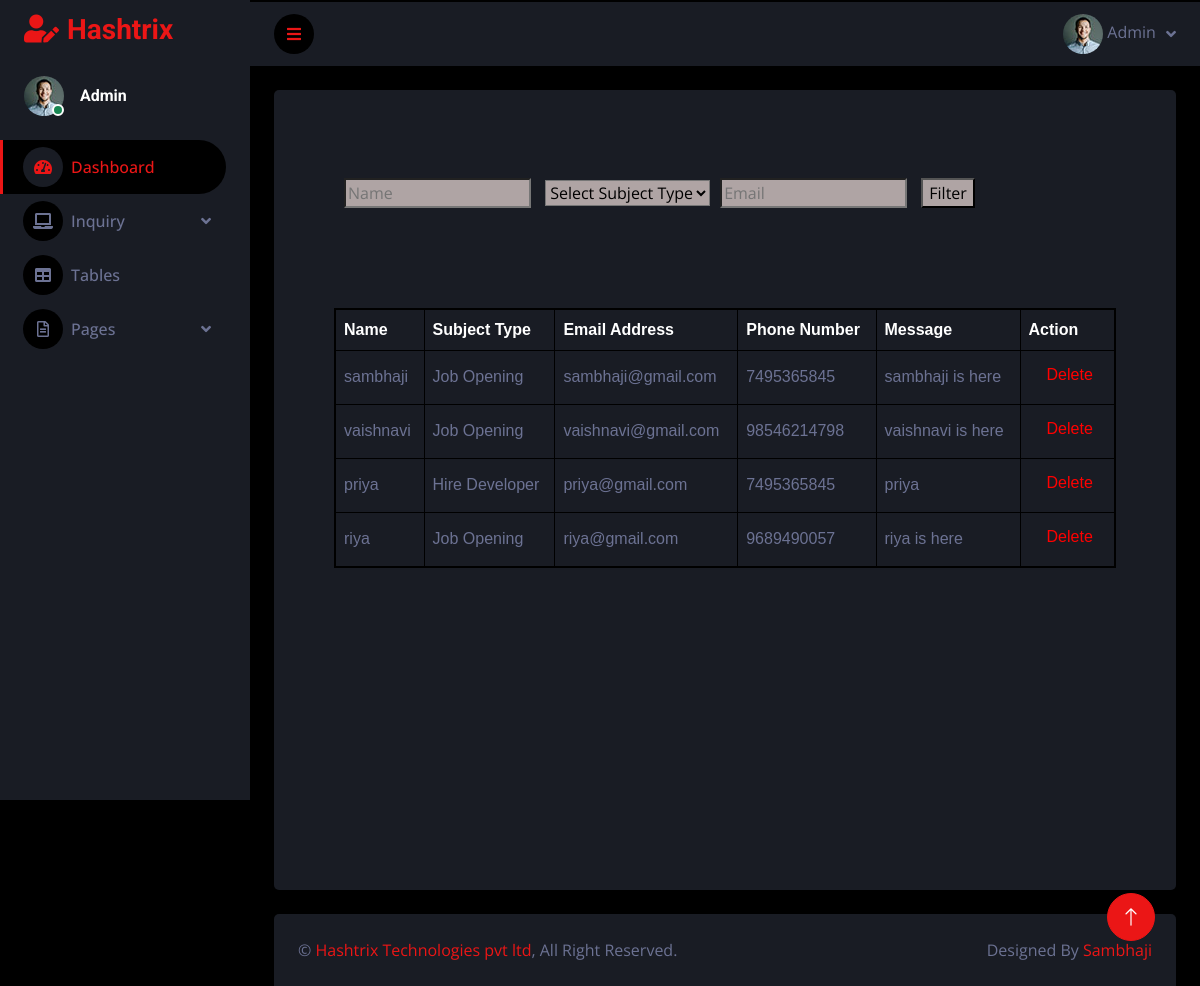
/accept_inq/, run on the app's committed database.
### inquiries/models.py (models this page shows, shortened)
class enquiry(models.Model):
    name = models.CharField(max_length=100)
    subject_type = models.CharField(max_length=100)
    email = models.EmailField()
    mobile_number = models.CharField(max_length=15)
    message = models.TextField()
    accepted = models.BooleanField(default=False)

### inquiries/views.py (the view)
# urls.py: path('accept_inq/', views.accepted_inquiries, name="accept_inq"),
def accepted_inquiries(request):
    accepted_inquiries = enquiry.objects.filter(accepted=True)
    if request.method == 'GET':
        name_filter = request.GET.get('name', None)
        subject_type_filter = request.GET.get('subject_type', None)
        email_filter = request.GET.get('email', None)
        mobile_number_filter = request.GET.get('phone_number', None)
        if name_filter:
            accepted_inquiries = accepted_inquiries.filter(name__icontains=name_filter)
        if subject_type_filter:
            accepted_inquiries = accepted_inquiries.filter(subject_type=subject_type_filter)
        if email_filter:
            accepted_inquiries = accepted_inquiries.filter(email__icontains=email_filter)
        if mobile_number_filter:
            accepted_inquiries = accepted_inquiries.filter(mobile_number__icontains=mobile_number_filter)
    return render(request, 'accept_inq.html', {'accepted_inquiries': accepted_inquiries})

### inquiries/templates/accept_inq.html (shortened to what this page needs)
{% load static %}
<!DOCTYPE html>
<html lang="en">
<head>
    <link href="https://cdnjs.cloudflare.com/ajax/libs/font-awesome/5.10.0/css/all.min.css" rel="stylesheet">
    <link href="https://cdn.jsdelivr.net/npm/bootstrap-icons@1.4.1/font/bootstrap-icons.css" rel="stylesheet">
    <link href="lib/owlcarousel/assets/owl.carousel.min.css" rel="stylesheet">
    <link href="lib/tempusdominus/css/tempusdominus-bootstrap-4.min.css" rel="stylesheet" />
    <link rel="stylesheet" type="text/css" href="{% static 'css/bootstrap.min.css' %}">
    <link rel="stylesheet" type="text/css" href="{% static 'css/style.css' %}">
</head>
<body>
    <div class="container-fluid position-relative d-flex p-0">
        <div class="sidebar pe-4 pb-3">
            <nav class="navbar bg-secondary navbar-dark">
                <a href="{% url 'index' %}" class="navbar-brand mx-4 mb-3">
                    <h3 class="text-primary"><i class="fa fa-user-edit me-2"></i>Hashtrix</h3>
                </a>
                <div class="d-flex align-items-center ms-4 mb-4">
                    <div class="position-relative">
                        <img class="rounded-circle" src="{% static 'img/user.jpg' %}" alt="User Image" style="width: 40px; height: 40px;">
                        <div class="bg-success rounded-circle border border-2 border-white position-absolute end-0 bottom-0 p-1"></div>
                    </div>
                    <div class="ms-3">
                        <h6 class="mb-0">Admin</h6>
                    </div>
                </div>
                <div class="navbar-nav w-100">
                    <a href="{% url 'index' %}" class="nav-item nav-link active"><i class="fa fa-tachometer-alt me-2"></i>Dashboard</a>
                    <div class="nav-item dropdown">
                        <a href="#" class="nav-link dropdown-toggle" data-bs-toggle="dropdown"><i class="fa fa-laptop me-2"></i>Inquiry</a>
                    </div>
                    <a href="{% url 'table' %}" class="nav-item nav-link"><i class="fa fa-table me-2"></i>Tables</a>
                    <div class="nav-item dropdown">
                        <a href="#" class="nav-link dropdown-toggle" data-bs-toggle="dropdown"><i class="far fa-file-alt me-2"></i>Pages</a>
                    </div>
                </div>
            </nav>
        </div>
        <div class="content" >
            <nav class="navbar navbar-expand bg-secondary navbar-dark sticky-top px-4 py-0" style="margin-top: -4%;">
                <a href="#" class="sidebar-toggler flex-shrink-0">
                    <i class="fa fa-bars"></i>
                </a>
                <div class="navbar-nav align-items-center ms-auto">
                    <div class="nav-item dropdown">
                        <a href="#" class="nav-link dropdown-toggle" data-bs-toggle="dropdown">
                            <img class="rounded-circle" src="{% static 'img/user.jpg' %}" alt="User Image" style="width: 40px; height: 40px;">
                            <span class="d-none d-lg-inline-flex">Admin </span>
                        </a>
                    </div>
                </div>
            </nav>
            <div class="container-fluid pt-4 px-4">
                <div class="row vh-100 bg-secondary rounded align-items-center justify-content-center mx-0">
                    <div id="content">
                        <form method="GET">
                            <input type="text" name="name" placeholder="Name">
                            <select type = "select" name="subject_type" >
                                <option value="">Select Subject Type</option>
                            <input type="text" name="email" placeholder="Email">
                            <button type="submit">Filter</button>
                        </form>
                        <table>
                            <thead>
                                <tr>
                                    <th>Name</th>
                                    <th>Subject Type</th>
                                    <th>Email Address</th>
                                    <th>Phone Number</th>
                                    <th>Message</th>
                                    <th>Action</th>
                                </tr>
                            </thead>
                            <tbody>
                                {% for item in accepted_inquiries %}
                                    <td>{{ item.name }}</td>
                                    <td>{{ item.subject_type }}</td>
                                    <td>{{ item.email }}</td>
                                    <td>{{ item.mobile_number }}</td>
                                    <td>{{ item.message }}</td>
                                    <td class="action-btn">
                                        <form action="{% url 'delete_data_accept' item.id %}" method="post">
                                            <button type="submit" class="btn btn-sm btn-danger">Delete</button>
                                        </form>
                                    </td>
                                {% endfor %}
                            </tbody>
                        </table>
                    </div>
                </div>
            </div>
            <div class="container-fluid pt-4 px-4">
                <div class="bg-secondary rounded-top p-4">
                    <div class="row">
                        <div class="col-12 col-sm-6 text-center text-sm-start">
                            &copy; <a href="https://hashtrix.in/">Hashtrix Technologies pvt ltd</a>, All Right Reserved.
                        </div>
                        <div class="col-12 col-sm-6 text-center text-sm-end">
                            Designed By <a href="https://github.com/charlie-sam">Sambhaji</a>
                        </div>
                    </div>
                </div>
            </div>
        </div>
        <a href="#" class="btn btn-lg btn-primary btn-lg-square back-to-top"><i class="bi bi-arrow-up"></i></a>
    </div>
</body>
</html>

### inquiries/static/css/style.css (style rules this page uses)
:root { --primary: #EB1616; --secondary: #191C24; --light: #6C7293; --dark: #000000; }
.back-to-top { position: fixed; display: none; right: 45px; bottom: 45px; z-index: 99; }
.btn { transition: .5s; }
.btn-lg-square { width: 48px; height: 48px; }
.btn-square, .btn-sm-square, .btn-lg-square { padding: 0; display: inline-flex; align-items: center; justify-content: center; font-weight: normal; border-radius: 50px; }
.sidebar { position: fixed; top: 0; left: 0; bottom: 0; width: 250px; height: 100vh; overflow-y: auto; background: var(--secondary); transition: 0.5s; z-index: 999; }
.content { margin-left: 250px; min-height: 100vh; background: var(--dark); transition: 0.5s; }
@media (min-width: 992px) { .sidebar { margin-left: 0; } }
@media (min-width: 992px) { .content { width: calc(100% - 250px); } }
.sidebar .navbar .navbar-nav .nav-link { padding: 7px 20px; color: var(--light); font-weight: 500; border-left: 3px solid var(--secondary); border-radius: 0 30px 30px 0; outline: none; }
.sidebar .navbar .navbar-nav .nav-link:hover, .sidebar .navbar .navbar-nav .nav-link.active { color: var(--primary); background: var(--dark); border-color: var(--primary); }
.sidebar .navbar .navbar-nav .nav-link i { width: 40px; height: 40px; display: inline-flex; align-items: center; justify-content: center; background: var(--dark); border-radius: 40px; }
.sidebar .navbar .navbar-nav .nav-link:hover i, .sidebar .navbar .navbar-nav .nav-link.active i { background: var(--secondary); }
.sidebar .navbar .dropdown-toggle::after { position: absolute; top: 15px; right: 15px; border: none; content: "\f107"; font-family: "Font Awesome 5 Free"; font-weight: 900; transition: .5s; }
.content .navbar .navbar-nav .nav-link { margin-left: 25px; padding: 12px 0; color: var(--light); outline: none; }
.content .navbar .sidebar-toggler, .content .navbar .navbar-nav .nav-link i { width: 40px; height: 40px; display: inline-flex; align-items: center; justify-content: center; background: var(--dark); border-radius: 40px; }
.content .navbar .dropdown-toggle::after { margin-left: 6px; vertical-align: middle; border: none; content: "\f107"; font-family: "Font Awesome 5 Free"; font-weight: 900; transition: .5s; }

### inquiries/templates/accept_inq.html (style rules this page uses)
#content { padding: 60px; padding-top: 0px; display: grid; flex-direction: column; width: 100%; max-height: 500px; overflow: auto }
table { font-family: Arial, sans-serif; border-collapse: collapse; width: 100%; background: #191C24; border: 2px solid #000; }
th, td { border: 1px solid #000; padding: 8px; }
th { background-color: #191C24; color: #fff; font-weight: bold; text-align: left; }
form input[type="text"],[type="submit"], [type="select"] { margin-bottom: 100px; background-color: rgb(175, 164, 164); margin-left: 10px; align-items: center; }
td.action-btn button { color: red; background-color: transparent; border: none; font-size: medium; margin-bottom: 5px; }

### data on the page
enquiry: name "sambhaji", subject_type "Job Opening", email "sambhaji@gmail.com", mobile_number "7495365845", message "sambhaji is here"
enquiry: name "vaishnavi", subject_type "Job Opening", email "vaishnavi@gmail.com", mobile_number "98546214798", message "vaishnavi is here"
enquiry: name "priya", subject_type "Hire Developer", email "priya@gmail.com", mobile_number "7495365845", message "priya"
enquiry: name "riya", subject_type "Job Opening", email "riya@gmail.com", mobile_number "9689490057", message "riya is here"
